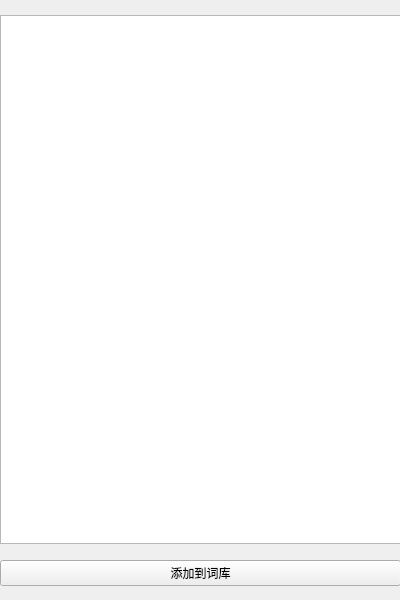
<?xml version="1.0" encoding="UTF-8"?>
<ui version="4.0">
 <class>selectTable</class>
 <widget class="QWidget" name="selectTable">
  <property name="geometry">
   <rect>
    <x>0</x>
    <y>0</y>
    <width>400</width>
    <height>600</height>
   </rect>
  </property>
  <property name="windowTitle">
   <string>Form</string>
  </property>
  <widget class="QWidget" name="layoutWidget">
   <property name="geometry">
    <rect>
     <x>0</x>
     <y>15</y>
     <width>401</width>
     <height>571</height>
    </rect>
   </property>
   <layout class="QVBoxLayout" name="verticalLayout">
    <item>
     <widget class="QListWidget" name="tableListWidget"/>
    </item>
    <item>
     <spacer name="verticalSpacer">
      <property name="orientation">
       <enum>Qt::Vertical</enum>
      </property>
      <property name="sizeType">
       <enum>QSizePolicy::Preferred</enum>
      </property>
      <property name="sizeHint" stdset="0">
       <size>
        <width>20</width>
        <height>10</height>
       </size>
      </property>
     </spacer>
    </item>
    <item>
     <widget class="QPushButton" name="addTablePushButton">
      <property name="text">
       <string>添加到词库</string>
      </property>
     </widget>
    </item>
   </layout>
  </widget>
 </widget>
 <resources/>
 <connections/>
</ui>
